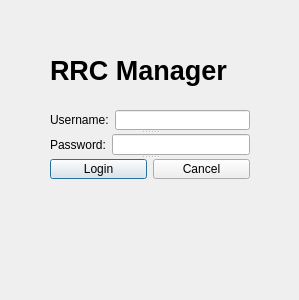
<?xml version="1.0" encoding="UTF-8"?>
<ui version="4.0">
 <class>SignInWindow</class>
 <widget class="QDialog" name="SignInWindow">
  <property name="geometry">
   <rect>
    <x>0</x>
    <y>0</y>
    <width>299</width>
    <height>300</height>
   </rect>
  </property>
  <property name="windowTitle">
   <string>Dialog</string>
  </property>
  <widget class="QLabel" name="label_RRCManager">
   <property name="geometry">
    <rect>
     <x>50</x>
     <y>50</y>
     <width>191</width>
     <height>41</height>
    </rect>
   </property>
   <property name="font">
    <font>
     <pointsize>20</pointsize>
     <weight>75</weight>
     <bold>true</bold>
     <kerning>true</kerning>
    </font>
   </property>
   <property name="text">
    <string>RRC Manager</string>
   </property>
  </widget>
  <widget class="QSplitter" name="splitter">
   <property name="geometry">
    <rect>
     <x>50</x>
     <y>110</y>
     <width>200</width>
     <height>69</height>
    </rect>
   </property>
   <property name="orientation">
    <enum>Qt::Vertical</enum>
   </property>
   <widget class="QWidget" name="">
    <layout class="QHBoxLayout" name="horizontalLayout_2">
     <item>
      <widget class="QLabel" name="label_username">
       <property name="text">
        <string>Username:</string>
       </property>
      </widget>
     </item>
     <item>
      <widget class="QLineEdit" name="lineEdit_username"/>
     </item>
    </layout>
   </widget>
   <widget class="QWidget" name="">
    <layout class="QHBoxLayout" name="horizontalLayout">
     <item>
      <widget class="QLabel" name="label_password">
       <property name="text">
        <string>Password:</string>
       </property>
      </widget>
     </item>
     <item>
      <widget class="QLineEdit" name="lineEdit_password">
       <property name="echoMode">
        <enum>QLineEdit::Password</enum>
       </property>
      </widget>
     </item>
    </layout>
   </widget>
   <widget class="QWidget" name="">
    <layout class="QHBoxLayout" name="horizontalLayout_3">
     <item>
      <widget class="QPushButton" name="pushButton_login">
       <property name="text">
        <string>Login</string>
       </property>
      </widget>
     </item>
     <item>
      <widget class="QPushButton" name="pushButton_cancel">
       <property name="text">
        <string>Cancel</string>
       </property>
      </widget>
     </item>
    </layout>
   </widget>
  </widget>
 </widget>
 <resources/>
 <connections/>
</ui>
